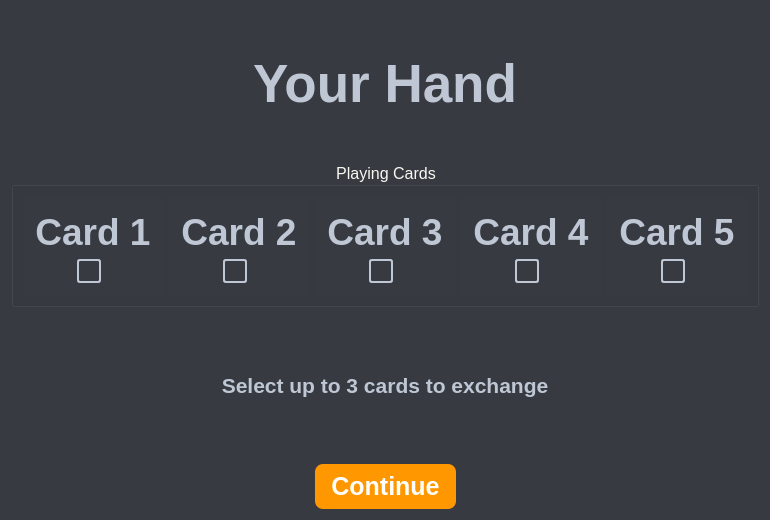
<?xml version="1.0" encoding="UTF-8"?>
<ui version="4.0">
 <class>Dialog</class>
 <widget class="QDialog" name="Dialog">
  <property name="geometry">
   <rect>
    <x>0</x>
    <y>0</y>
    <width>699</width>
    <height>520</height>
   </rect>
  </property>
  <property name="windowTitle">
   <string>Dialog</string>
  </property>
  <property name="styleSheet">
   <string notr="true">
QDialog, QWidget {
    background-color: rgb(55, 59, 65);
    color: #f8f8f2;
    font-family: 'Segoe UI', 'Roboto', Arial, sans-serif;
}
QPushButton {
    background-color: #FF9800;
    color: white;
    border: none;
    border-radius: 8px;
    padding: 8px 16px;
    font-weight: bold;
    min-height: 24px;
}
QPushButton:hover {
    background-color: #F57C00;
}
QPushButton:pressed {
    background-color: rgb(158, 80, 3);
}
QLabel {
    color: #bfc7d5;
    font-weight: 500;
}
QCheckBox {
    spacing: 8px;  /* Space between checkbox and text */
}
QCheckBox::indicator {
    width: 20px;   /* Width of the checkbox */
    height: 20px;  /* Height of the checkbox */
}
QCheckBox::indicator:unchecked {
    border: 2px solid #bfc7d5;
    background-color: transparent;
    border-radius: 3px;
}
QCheckBox::indicator:checked {
    border: 2px solid #FF9800;
    background-color: #FF9800;
    border-radius: 3px;
}

/* Add this new section for groupBoxes 1-5 */
QGroupBox#groupBox_1,
QGroupBox#groupBox_2,
QGroupBox#groupBox_3,
QGroupBox#groupBox_4,
QGroupBox#groupBox_5 {
    border: none;
    margin: 0px;
    padding: 0px;
}
</string>
  </property>
  <layout class="QVBoxLayout" name="verticalLayout_2">
   <item>
    <layout class="QVBoxLayout" name="verticalLayout">
     <item>
      <widget class="QLabel" name="labelHand">
       <property name="font">
        <font>
         <family>Segoe UI</family>
         <pointsize>40</pointsize>
         <fontweight>Medium</fontweight>
        </font>
       </property>
       <property name="text">
        <string>Your Hand</string>
       </property>
       <property name="alignment">
        <set>Qt::AlignmentFlag::AlignCenter</set>
       </property>
      </widget>
     </item>
     <item>
      <widget class="QGroupBox" name="groupBoxPlayingCards">
       <property name="font">
        <font>
         <family>Segoe UI</family>
         <pointsize>12</pointsize>
        </font>
       </property>
       <property name="title">
        <string>Playing Cards</string>
       </property>
       <property name="alignment">
        <set>Qt::AlignmentFlag::AlignCenter</set>
       </property>
       <layout class="QHBoxLayout" name="horizontalLayout">
        <item>
         <widget class="QGroupBox" name="groupBox_1">
          <layout class="QVBoxLayout" name="verticalLayout_3">
           <item>
            <widget class="QLabel" name="labelCard_1">
             <property name="enabled">
              <bool>false</bool>
             </property>
             <property name="font">
              <font>
               <family>Segoe UI</family>
               <pointsize>28</pointsize>
               <fontweight>Medium</fontweight>
              </font>
             </property>
             <property name="text">
              <string>Card 1</string>
             </property>
             <property name="alignment">
              <set>Qt::AlignmentFlag::AlignCenter</set>
             </property>
            </widget>
           </item>
           <item>
            <layout class="QHBoxLayout" name="horizontalLayout_3">
             <item>
              <spacer name="horizontalSpacer_3">
               <property name="orientation">
                <enum>Qt::Orientation::Horizontal</enum>
               </property>
               <property name="sizeHint" stdset="0">
                <size>
                 <width>40</width>
                 <height>20</height>
                </size>
               </property>
              </spacer>
             </item>
             <item>
              <widget class="QCheckBox" name="checkBox_1">
               <property name="font">
                <font>
                 <family>Segoe UI</family>
                 <pointsize>9</pointsize>
                </font>
               </property>
               <property name="layoutDirection">
                <enum>Qt::LayoutDirection::LeftToRight</enum>
               </property>
               <property name="text">
                <string/>
               </property>
              </widget>
             </item>
             <item>
              <spacer name="horizontalSpacer_4">
               <property name="orientation">
                <enum>Qt::Orientation::Horizontal</enum>
               </property>
               <property name="sizeHint" stdset="0">
                <size>
                 <width>40</width>
                 <height>20</height>
                </size>
               </property>
              </spacer>
             </item>
            </layout>
           </item>
          </layout>
         </widget>
        </item>
        <item>
         <widget class="QGroupBox" name="groupBox_2">
          <layout class="QVBoxLayout" name="verticalLayout_4">
           <item>
            <widget class="QLabel" name="labelCard_2">
             <property name="enabled">
              <bool>false</bool>
             </property>
             <property name="font">
              <font>
               <family>Segoe UI</family>
               <pointsize>28</pointsize>
               <fontweight>Medium</fontweight>
              </font>
             </property>
             <property name="text">
              <string>Card 2</string>
             </property>
             <property name="alignment">
              <set>Qt::AlignmentFlag::AlignCenter</set>
             </property>
            </widget>
           </item>
           <item>
            <layout class="QHBoxLayout" name="horizontalLayout_4">
             <item>
              <spacer name="horizontalSpacer_5">
               <property name="orientation">
                <enum>Qt::Orientation::Horizontal</enum>
               </property>
               <property name="sizeHint" stdset="0">
                <size>
                 <width>40</width>
                 <height>20</height>
                </size>
               </property>
              </spacer>
             </item>
             <item>
              <widget class="QCheckBox" name="checkBox_2">
               <property name="font">
                <font>
                 <family>Segoe UI</family>
                 <pointsize>9</pointsize>
                </font>
               </property>
               <property name="layoutDirection">
                <enum>Qt::LayoutDirection::LeftToRight</enum>
               </property>
               <property name="text">
                <string/>
               </property>
              </widget>
             </item>
             <item>
              <spacer name="horizontalSpacer_6">
               <property name="orientation">
                <enum>Qt::Orientation::Horizontal</enum>
               </property>
               <property name="sizeHint" stdset="0">
                <size>
                 <width>40</width>
                 <height>20</height>
                </size>
               </property>
              </spacer>
             </item>
            </layout>
           </item>
          </layout>
         </widget>
        </item>
        <item>
         <widget class="QGroupBox" name="groupBox_3">
          <layout class="QVBoxLayout" name="verticalLayout_5">
           <item>
            <widget class="QLabel" name="labelCard_3">
             <property name="enabled">
              <bool>false</bool>
             </property>
             <property name="font">
              <font>
               <family>Segoe UI</family>
               <pointsize>28</pointsize>
               <fontweight>Medium</fontweight>
              </font>
             </property>
             <property name="text">
              <string>Card 3</string>
             </property>
             <property name="alignment">
              <set>Qt::AlignmentFlag::AlignCenter</set>
             </property>
            </widget>
           </item>
           <item>
            <layout class="QHBoxLayout" name="horizontalLayout_5">
             <item>
              <spacer name="horizontalSpacer_7">
               <property name="orientation">
                <enum>Qt::Orientation::Horizontal</enum>
               </property>
               <property name="sizeHint" stdset="0">
                <size>
                 <width>40</width>
                 <height>20</height>
                </size>
               </property>
              </spacer>
             </item>
             <item>
              <widget class="QCheckBox" name="checkBox_3">
               <property name="font">
                <font>
                 <family>Segoe UI</family>
                 <pointsize>9</pointsize>
                </font>
               </property>
               <property name="layoutDirection">
                <enum>Qt::LayoutDirection::LeftToRight</enum>
               </property>
               <property name="text">
                <string/>
               </property>
              </widget>
             </item>
             <item>
              <spacer name="horizontalSpacer_8">
               <property name="orientation">
                <enum>Qt::Orientation::Horizontal</enum>
               </property>
               <property name="sizeHint" stdset="0">
                <size>
                 <width>40</width>
                 <height>20</height>
                </size>
               </property>
              </spacer>
             </item>
            </layout>
           </item>
          </layout>
         </widget>
        </item>
        <item>
         <widget class="QGroupBox" name="groupBox_4">
          <layout class="QVBoxLayout" name="verticalLayout_6">
           <item>
            <widget class="QLabel" name="labelCard_4">
             <property name="enabled">
              <bool>false</bool>
             </property>
             <property name="font">
              <font>
               <family>Segoe UI</family>
               <pointsize>28</pointsize>
               <fontweight>Medium</fontweight>
              </font>
             </property>
             <property name="text">
              <string>Card 4</string>
             </property>
             <property name="alignment">
              <set>Qt::AlignmentFlag::AlignCenter</set>
             </property>
            </widget>
           </item>
           <item>
            <layout class="QHBoxLayout" name="horizontalLayout_6">
             <item>
              <spacer name="horizontalSpacer_9">
               <property name="orientation">
                <enum>Qt::Orientation::Horizontal</enum>
               </property>
               <property name="sizeHint" stdset="0">
                <size>
                 <width>40</width>
                 <height>20</height>
                </size>
               </property>
              </spacer>
             </item>
             <item>
              <widget class="QCheckBox" name="checkBox_4">
               <property name="font">
                <font>
                 <family>Segoe UI</family>
                 <pointsize>9</pointsize>
                </font>
               </property>
               <property name="layoutDirection">
                <enum>Qt::LayoutDirection::LeftToRight</enum>
               </property>
               <property name="text">
                <string/>
               </property>
              </widget>
             </item>
             <item>
              <spacer name="horizontalSpacer_10">
               <property name="orientation">
                <enum>Qt::Orientation::Horizontal</enum>
               </property>
               <property name="sizeHint" stdset="0">
                <size>
                 <width>40</width>
                 <height>20</height>
                </size>
               </property>
              </spacer>
             </item>
            </layout>
           </item>
          </layout>
         </widget>
        </item>
        <item>
         <widget class="QGroupBox" name="groupBox_5">
          <layout class="QVBoxLayout" name="verticalLayout_7">
           <item>
            <widget class="QLabel" name="labelCard_5">
             <property name="enabled">
              <bool>false</bool>
             </property>
             <property name="font">
              <font>
               <family>Segoe UI</family>
               <pointsize>28</pointsize>
               <fontweight>Medium</fontweight>
              </font>
             </property>
             <property name="text">
              <string>Card 5</string>
             </property>
             <property name="alignment">
              <set>Qt::AlignmentFlag::AlignCenter</set>
             </property>
            </widget>
           </item>
           <item>
            <layout class="QHBoxLayout" name="horizontalLayout_7">
             <item>
              <spacer name="horizontalSpacer_11">
               <property name="orientation">
                <enum>Qt::Orientation::Horizontal</enum>
               </property>
               <property name="sizeHint" stdset="0">
                <size>
                 <width>40</width>
                 <height>20</height>
                </size>
               </property>
              </spacer>
             </item>
             <item>
              <widget class="QCheckBox" name="checkBox_5">
               <property name="font">
                <font>
                 <family>Segoe UI</family>
                 <pointsize>9</pointsize>
                </font>
               </property>
               <property name="layoutDirection">
                <enum>Qt::LayoutDirection::LeftToRight</enum>
               </property>
               <property name="text">
                <string/>
               </property>
              </widget>
             </item>
             <item>
              <spacer name="horizontalSpacer_12">
               <property name="orientation">
                <enum>Qt::Orientation::Horizontal</enum>
               </property>
               <property name="sizeHint" stdset="0">
                <size>
                 <width>40</width>
                 <height>20</height>
                </size>
               </property>
              </spacer>
             </item>
            </layout>
           </item>
          </layout>
         </widget>
        </item>
       </layout>
      </widget>
     </item>
     <item>
      <widget class="QLabel" name="labelInstruction">
       <property name="font">
        <font>
         <family>Segoe UI</family>
         <pointsize>16</pointsize>
         <fontweight>Medium</fontweight>
        </font>
       </property>
       <property name="text">
        <string>Select up to 3 cards to exchange</string>
       </property>
       <property name="alignment">
        <set>Qt::AlignmentFlag::AlignCenter</set>
       </property>
      </widget>
     </item>
     <item>
      <layout class="QHBoxLayout" name="horizontalLayout_2">
       <item>
        <spacer name="horizontalSpacer">
         <property name="orientation">
          <enum>Qt::Orientation::Horizontal</enum>
         </property>
         <property name="sizeHint" stdset="0">
          <size>
           <width>40</width>
           <height>20</height>
          </size>
         </property>
        </spacer>
       </item>
       <item>
        <widget class="QPushButton" name="pushButtonExchange">
         <property name="font">
          <font>
           <family>Segoe UI</family>
           <pointsize>19</pointsize>
           <bold>true</bold>
          </font>
         </property>
         <property name="text">
          <string>Continue</string>
         </property>
        </widget>
       </item>
       <item>
        <spacer name="horizontalSpacer_2">
         <property name="orientation">
          <enum>Qt::Orientation::Horizontal</enum>
         </property>
         <property name="sizeHint" stdset="0">
          <size>
           <width>40</width>
           <height>20</height>
          </size>
         </property>
        </spacer>
       </item>
      </layout>
     </item>
    </layout>
   </item>
  </layout>
 </widget>
 <resources/>
 <connections/>
</ui>
